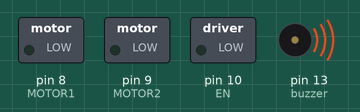
This sketch was run on a simulated Arduino Uno, built with avr-gcc and run on an emulated ATmega328P. Shown: switched loads named in the sketch (green lamp = pin HIGH), buzzer (waves = sounding).

Above: at 0.05 s.
Timing chart, 0 to 3.5 s (numbered marks = the images above):
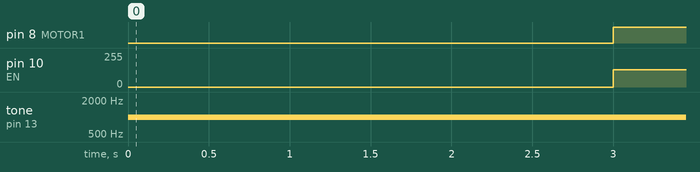

The sketch:

Motor.ino
```cpp
#define MOTOR1 8
#define MOTOR2 9
#define EN 10
#define POT 0
#define buzzer 13
int POT_VAL;

void setup() {
  // put your setup code here, to run once:
  Serial.begin(9600);
  pinMode(EN,OUTPUT);
  pinMode(MOTOR1,OUTPUT);
  pinMode(MOTOR2,OUTPUT);

}

void loop() {
    tone(buzzer,1000);
    delay(3000);
    noTone(buzzer);
    analogWrite(EN,130);
    digitalWrite(MOTOR1,HIGH);
    digitalWrite(MOTOR2,LOW);
  /*POT_VAL=analogRead(POT);
  //POT_VAL = map(POT_VAL, 0, 1023, 0, 255);
  //analogWrite(EN,POT_VAL);
  if(POT_VAL<(512)){
    POT_VAL = map(POT_VAL, 0, 512, 0, 255);
    Serial.println(POT_VAL);
   analogWrite(EN,POT_VAL);
  digitalWrite(MOTOR1,HIGH);
  digitalWrite(MOTOR2,LOW);
    }else{
      POT_VAL = map(POT_VAL, 512, 1023, 0, 255);
      Serial.println(POT_VAL);
      analogWrite(EN,POT_VAL);
      digitalWrite(MOTOR1,LOW);
      digitalWrite(MOTOR2,HIGH);

      }
}*/
}
```

Measured:
- by itself, pin 8 (MOTOR1): LOW → HIGH at 3.0 s
- by itself, pin 10 (EN): 0/255 → 130/255 at 3.0 s
- by itself, tone on pin 13 (buzzer): silent → 1000 Hz at 0.00 s
